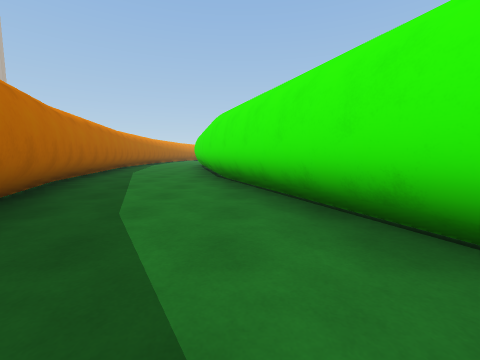
[1] (above)

15 first-person views from a walk through a 3-D level made in the Unity game engine. The camera is 1.2 m above the floor, tilts 6° down and sees 90° across. The floor is counted in squares, 2 m on a side. Each view is taken from the middle of a square. On the plan, view 1 faces up. The plan holds only what a view shows up to about 9 squares ahead; the rest is blank. The place goes on beyond the plan.

[2]
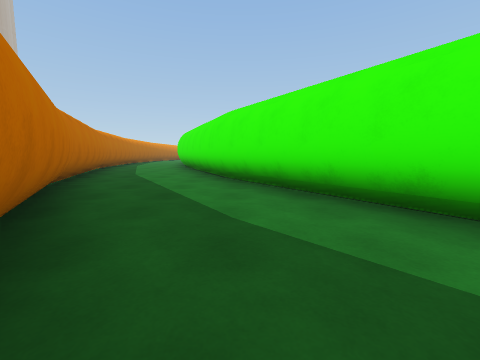

[3]
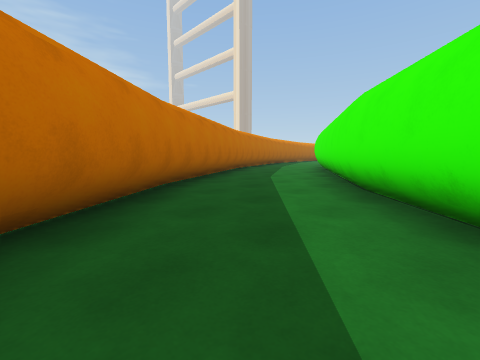

[4]
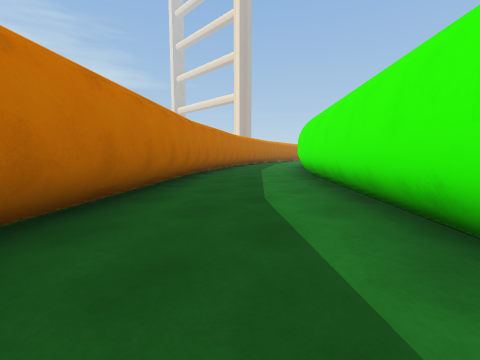

[5]
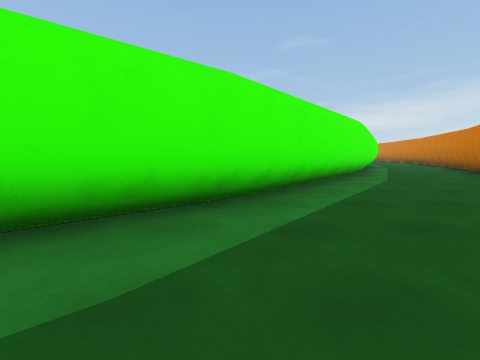

[6]
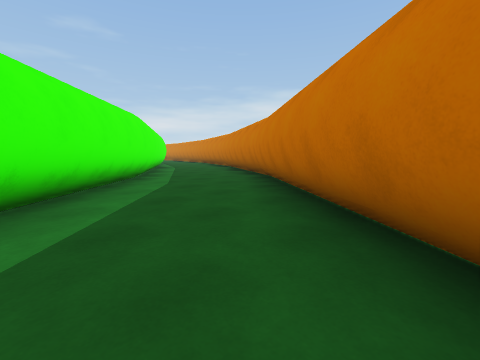

[7]
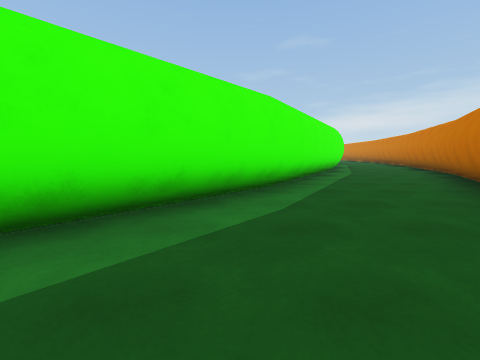

[8]
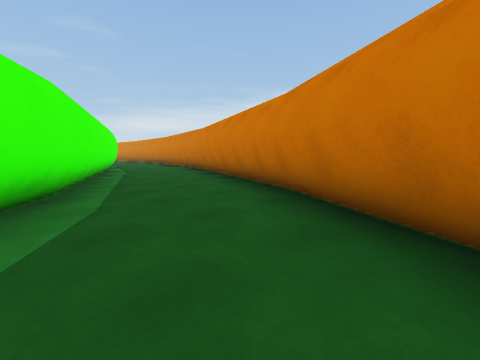

[9]
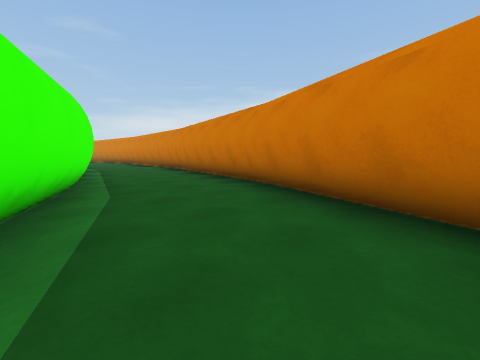

[10]
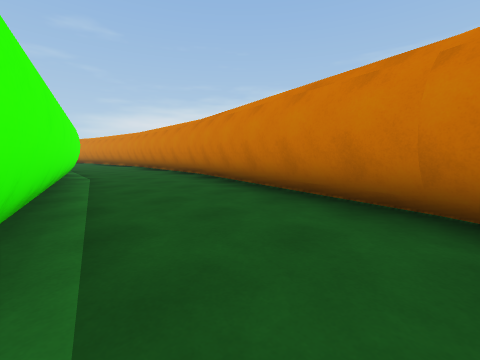

[11]
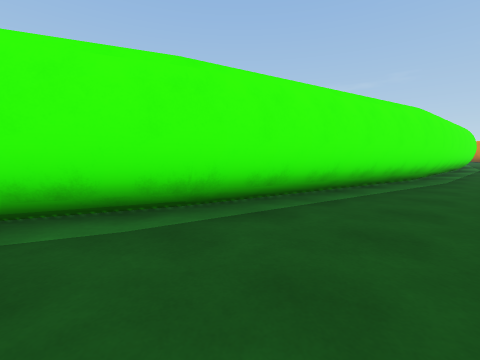

[12]
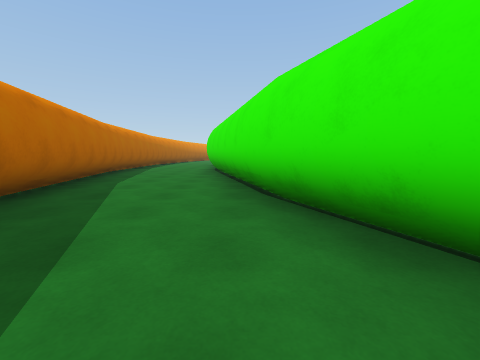

[13]
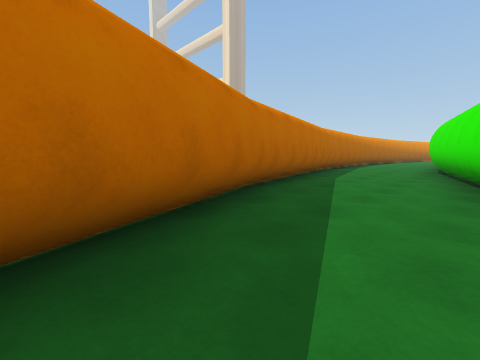

[14]
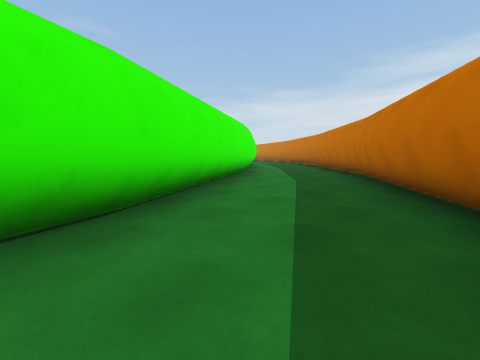

[15]
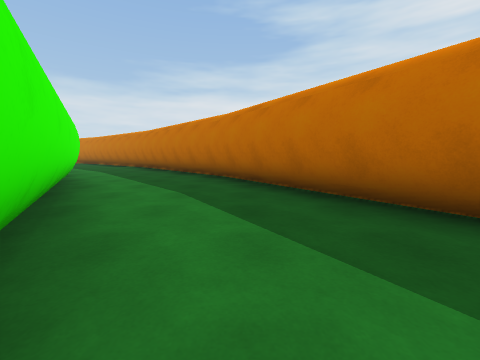

### Floor plan
Points are (right, up) in squares from view 1. A wall is a line through its corners. A room is listed if a view was taken in it or the views show most of it. See-through windows are left out.
Room 1 (views 1, 2, 3, 4, 5, 6, 7, 8, 9, 10, 11, 12, 13, 14, 15)
walls: (8, -8.3) (4.3, -3.9); (6, -10.1) (10.5, -14.1); (12.3, -12) (7.9, -8.2); (10.5, -14) (15.8, -17.3); (4.3, -4) (1.3, 0.9) (-0.9, 6.2); (1.8, -5.3) (5.8, -10); (17.1, -14.9) (12.2, -11.9); (15.7, -17.2) (21.4, -19.6); (-1.4, 0) (1.9, -5.4); (22.4, -17.1) (17, -14.9); (21.3, -19.5) (27.4, -21); (-0.8, 6) (-2.1, 11.5); (-3.8, 5.6) (-1.4, -0.1); (27.9, -18.4) (22.3, -17.1); (27.3, -21) (29.6, -21.2); (-5.1, 11.5) (-3.7, 5.5); (30.5, -18.6) (27.7, -18.4)
low walls: (8.1, -8.2) (4.4, -3.8); (9.4, -9.2) (8.5, -8.4); (6, -10.5) (8.2, -12.3); (11.4, -10.9) (9.5, -9.3); (12.1, -11.5) (11.5, -11); (4.5, -3.9) (1.5, 1); (13.4, -12.4) (12.5, -11.9); (1.6, -5.4) (5.7, -10.1); (12.5, -15.5) (15.5, -17.3); (17.2, -14.7) (15.9, -13.9); (15.6, -17.3) (21.4, -19.7); (-1.1, -1) (1.6, -5.3); (1.3, 1.4) (0.5, 3.4); (-1.8, 0.4) (-1.5, -0.2); (0.5, 3.5) (-0.7, 6.3); (22.4, -16.9) (20, -15.9); (21.3, -19.7) (24.1, -20.4); (-0.7, 6.2) (-1, 7.4); (-3.9, 5.5) (-2.4, 1.9); (-1, 7.5) (-1.4, 9.5); (25, -17.5) (22.4, -16.8); (24.4, -20.5) (25.4, -20.7); (26.4, -17.8) (25.5, -17.6); (-4.4, 7.5) (-3.9, 5.4); (-4.8, 9.3) (-4.5, 7.8); (27.3, -21.2) (28.4, -21.2)

Where each view was taken, in squares from view 1:
view 1: 0 up, 0 right, facing up
view 2: 5 down, 2 right, facing up
view 3: 8 down, 6 right, facing up-left
view 4: 10 down, 8 right, facing up-left
view 5: 8 down, 5 right, facing right
view 6: 9 down, 6 right, facing down-right
view 7: 11 down, 8 right, facing right
view 8: 14 down, 13 right, facing down-right
view 9: 16 down, 18 right, facing down-right
view 10: 17 down, 21 right, facing down-right
view 11: 19 down, 21 right, facing up-right
view 12: 3 up, 1 left, facing up
view 13: 2 up, 1 left, facing up-left
view 14: 2 up, 1 left, facing down-right
view 15: 1 up, 1 right, facing down
